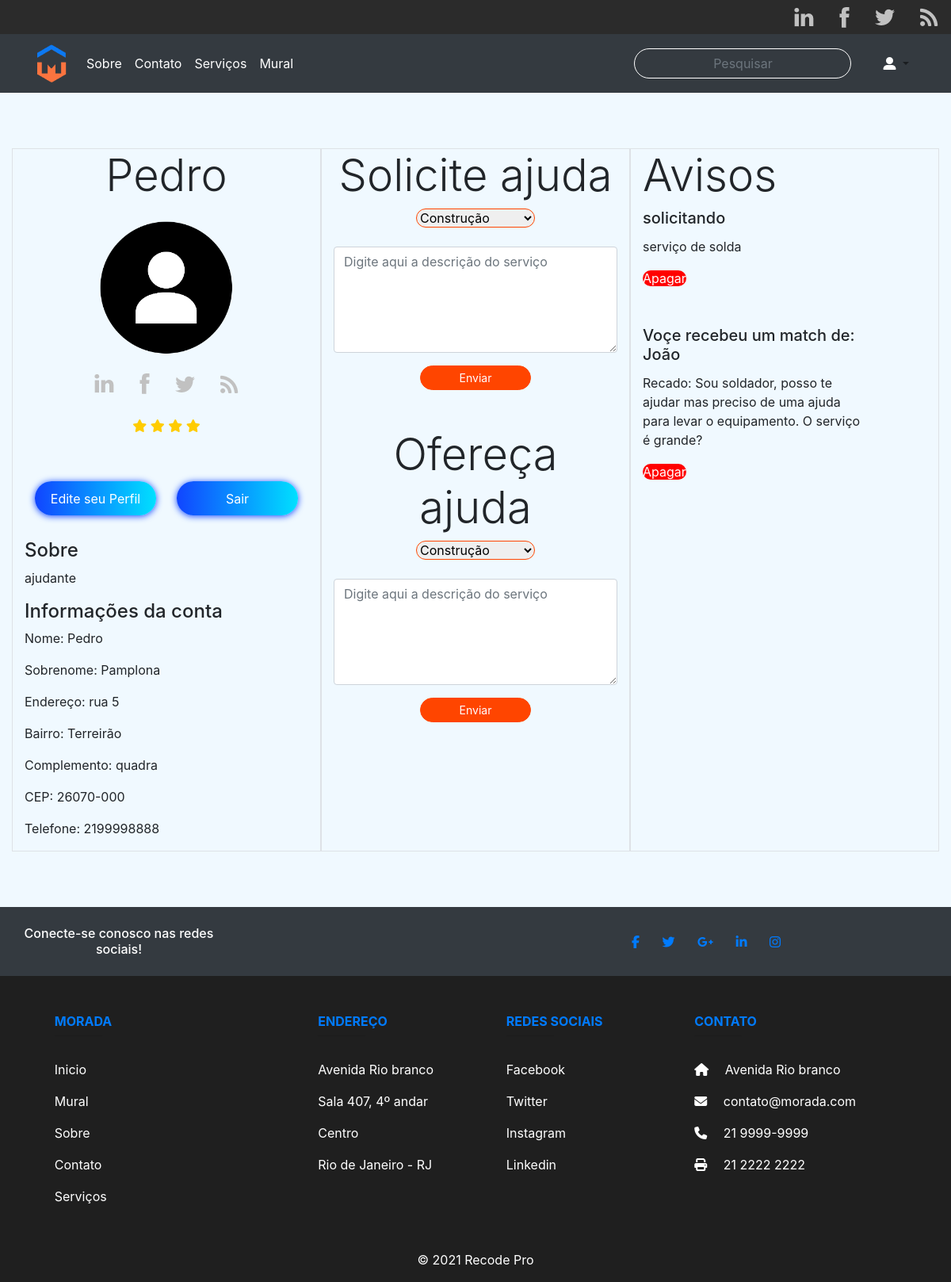
Screenshot of /perfil.php (signed in) with the database file from the repository.
### tables this page shows
CREATE TABLE `usuarios` (
  `idusuario` int NOT NULL AUTO_INCREMENT,
  `nome` varchar(45) DEFAULT NULL,
  `sobrenome` varchar(45) DEFAULT NULL,
  `email` varchar(45) DEFAULT NULL,
  `senha` varchar(45) DEFAULT NULL,
  `sobre` varchar(45) DEFAULT NULL,
  `endereco` varchar(45) DEFAULT NULL,
  `bairro` varchar(45) DEFAULT NULL,
  `cep` varchar(45) DEFAULT NULL,
  `telefone` varchar(45) DEFAULT NULL,
  `complemento` varchar(45) DEFAULT NULL,
  `estrela` varchar(45) DEFAULT NULL,
  PRIMARY KEY (`idusuario`)
);

CREATE TABLE `servicos` (
  `idservicos` int NOT NULL AUTO_INCREMENT,
  `usuario` int DEFAULT NULL,
  `tipo` varchar(45) DEFAULT NULL,
  `categoria` varchar(45) DEFAULT NULL,
  `descricao` varchar(700) DEFAULT NULL,
  `email` varchar(45) DEFAULT NULL,
  `parceiro` varchar(100) DEFAULT NULL,
  `mensagem` varchar(500) DEFAULT NULL,
  PRIMARY KEY (`idservicos`),
  KEY `fk_servicos_idx` (`usuario`),
  CONSTRAINT `fk_servicos` FOREIGN KEY (`usuario`) REFERENCES `usuarios` (`idusuario`)
);

### php/actions/exibeDados.php (called while the page is built)
<?php
require_once "conexaodb.php";
$id = $_SESSION['idusuario'];
$query ="SELECT * FROM usuarios WHERE idusuario = $id;";
$result = mysqli_query($conn, $query);
$data = mysqli_fetch_assoc($result);

### php/actions/exibeServicos.php (called while the page is built, shortened)
<?php
$id = $_SESSION['idusuario'];
$query = "SELECT * FROM usuarios JOIN servicos ON usuarios.idusuario = servicos.usuario WHERE idusuario = $id ; ";

### perfil.php (the view, shortened to what this page needs)
<?php
include('./php/actions/conexaodb.php');
include('./php/actions/exibeDados.php');
include('./php/actions/exibeServicos.php');
?>
<!DOCTYPE html>
<html lang="en">
<head>
    <link rel="stylesheet" type="text/css" href="./css/main.css">
    <link rel="stylesheet" type="text/css" href="./css/avaliacao.css">
    <link rel="stylesheet" href="https://stackpath.bootstrapcdn.com/bootstrap/4.1.3/css/bootstrap.min.css">
    <link rel="stylesheet" href=" http://netdna.bootstrapcdn.com/font-awesome/4.0.3/css/font-awesome.min.css">
</head>
<?php
require "./php/includes/menu.php";
?>
<body>
    <div class="container-fluid">
        <div class="container-fluid" style="margin-bottom:70px; margin-top:70px;">
            <div class="row">
                <div class="col-sm border">
                    <h3 class="display-4 text-center"> <?php echo $data['nome']; ?></h3>
                    <div class="text-center"><img src="img/icones/profile-icon.png" style="width:200px; height:200px" alt=""></div>
                    <main>
                        <div>
                            <ul class="nav justify-content-center">
                                <li class="nav-item"><a href="#" class="nav-link"> <img src="img/icones/linkedin.png" /></a></li>
                                <li class="nav-item"><a href="#" class="nav-link"> <img src="img/icones/face.png" /></a></li>
                                <li class="nav-item"><a href="#" class="nav-link"> <img src="img/icones/tw.png" /></a></li>
                                <li class="nav-item"><a href="#" class="nav-link"> <img src="img/icones/rss.png" /></a></li>
                            </ul>
                        </div>
                        <div class="estrelas">
                        <div>
                        <?php if(isset($data['estrela'])) {
                                    $ava = $data['estrela']; ?>
                                <?php
                                if ($ava > 0 and $ava < 2) { ?>
                                    <label for="estrela_cinco"><i class="fa"></i></label>
                                    <input type="radio" id="estrela_um" name="estrela" value="1">
                                <?php } else if ($ava > 1 and $ava < 3) { ?>
                                    <label for="estrela_cinco"><i class="fa"></i></label>
                                    <label for="estrela_cinco"><i class="fa"></i></label>
                                <?php } else if ($ava > 2 and $ava < 4) { ?>
                                    <label for="estrela_cinco"><i class="fa"></i></label>
                                    <label for="estrela_cinco"><i class="fa"></i></label>
                                    <label for="estrela_cinco"><i class="fa"></i></label>
                                <?php } else if ($ava > 3 and $ava < 5) { ?>
                                    <label for="estrela_cinco"><i class="fa"></i></label>
                                    <label for="estrela_cinco"><i class="fa"></i></label>
                                    <label for="estrela_cinco"><i class="fa"></i></label>
                                    <label for="estrela_cinco"><i class="fa"></i></label>
                                <?php } else if ($ava > 4 and $ava < 6) { ?>
                                    <label for="estrela_cinco"><i class="fa"></i></label>
                                    <label for="estrela_cinco"><i class="fa"></i></label>
                                    <label for="estrela_cinco"><i class="fa"></i></label>
                                    <label for="estrela_cinco"><i class="fa"></i></label>
                                    <label for="estrela_cinco"><i class="fa"></i></label>
                                <?php }
                                } else {?>
                                    <p>Usuário sem avaliação</p>
                                <?php } ?>
                                </div>
                        </div>
                        <div class="nav justify-content-center" style="margin-bottom:30px">
                            <button type="button" class="btn text-white edit"> <a href="editprofile.php">Edite seu Perfil</a></button>
                            <button type="button" class="btn sair"> <a href="./php/includes/logout.php">Sair</a></button>
                        </div>
                        <h4>Sobre</h4>
                        <p><?php echo $data['sobre']; ?>
                        </p>
                        <h4>Informações da conta</h4>
                        <p>Nome: <?php echo $data['nome']; ?> </p>
                        <p>Sobrenome: <?php
                                        echo $data['sobrenome']; ?> </p>
                        <p>Endereço: <?php
                                        echo $data['endereco']; ?> </p>
                        <p>Bairro: <?php
                                        echo $data['bairro']; ?>
                        </p>
                        <p>Complemento: <?php
                                        echo $data['complemento']; ?> </p>
                        <p>CEP: <?php
                                echo $data['cep']; ?></p>
                        <p>Telefone:
                            <?php
                            echo $data['telefone']; ?> </p>
                </div>
                <div class="col-sm border">
                    <form class="form text-center" method="post" action="./php/actions/postsolicitar_servicos.php">
                        <label for="">
                            <h4 class="display-4 ">Solicite ajuda</h4>
                            <select name="categoria">
                                <option value="construcao">Construção</option>
                            </select><br><br>
                            <textarea class="form-control" id="exampleFormControlTextarea1" name="descricao" rows="5" placeholder="Digite aqui a descrição do serviço"></textarea>
                            <button type="submit" class="btn btnstyle mt-3 btn-sm">
                                Enviar
                            </button>
                    </form>
                    <form class="form" method="post" action="./php/actions/postoferecer_servicos.php">
                        <h3 class="display-4 pt-5">Ofereça ajuda</h3>
                        <select name="categoria">
                            <option value="construcao">Construção</option>
                        </select><br><br>
                        <textarea class="form-control" id="exampleFormControlTextarea1" name="descricao" rows="5" placeholder="Digite aqui a descrição do serviço"></textarea>
                        <button type="submit" class="btn btnstyle mt-3 btn-sm"> Enviar</button>
                </div>
                <div class="col-sm border">
                    <h4 class="display-4">Avisos</h4>
                    <?php
                    $result = $conn->query($query);
                    if ($result->num_rows > 0) {
                        while ($row = $result->fetch_assoc()) { ?>
                        <?php  if(isset($row['tipo']) && isset($row['descricao'])) {?>
                            <div class="Card mb-5" style="width: 18rem;">
                                     <h5 class="card-title"><?php echo $row['tipo']?></h5>
                                     <p class="card-text"><?php echo $row['descricao'];?></p>
                                     <a style="background-color: red; border-radius: 20px; text-decoration: none; color:white;" href="./php/actions/deleta_servico.php?id=<?php echo $row['idservicos'];?>" data-confirm="Tem certeza que deseja excluir o intem selecionado?" >Apagar</a>
                                <br>
                             </div>
                             <?php } else if (isset($row['parceiro']) && isset($row['mensagem'])) { ?>
                                <div class="Card mb-5" style="width: 18rem;">
                                     <h5 class="card-title"><?php echo"Voçe recebeu um match de:  ", $row['parceiro']?></h5>
                                     <p class="card-text"><?php echo "Recado: ", $row['mensagem'];?></p>
                                     <a style="background-color: red; border-radius: 20px; text-decoration: none; color:white;" href="./php/actions/deleta_servico.php?id=<?php echo $row['idservicos'];?>" data-confirm="Tem certeza que deseja excluir o intem selecionado?" >Apagar</a>
                             <br>
                             </div>
                             <?php  } ?>
             <?php
                     }
                 }else{
                     echo '<p>'. 'Nenhuma solicitação feita!'. '<p>';
                 }
            ?>
                </div>
            </div>
        </div>
    </div>
</body>
</html>

### css/main.css (style rules this page uses)
body { background: rgb(240, 249, 255)!important; }

### css/avaliacao.css (style rules this page uses)
.estrelas label i.fa::before { content: '\f005'; color: #FC0; }
.estrelas { text-align: center; margin-top: 20px; }

### perfil.php (style rules this page uses)
.edit { color: #fff !important; background: -webkit-linear-gradient(right, #00e0ff, #1145ff); border: none; border-radius: 21px; box-shadow: 0px 1px 8px #1145ff; height: 42.3px; margin: 0 auto; margin-top: 50px; transition: 0.25s; width: 153px; }
.edit a { text-decoration: none; color: #fff; }
.sair { background: -webkit-linear-gradient(right, #00e0ff, #1145ff); border: none; border-radius: 21px; box-shadow: 0px 1px 8px #1145ff; color: white; height: 42.3px; margin: 0 auto; margin-top: 50px; transition: 0.25s; width: 153px; }
.sair a { text-decoration: none; color: #fff; }
select { border-radius: 15px; border: 1px solid orangered; width: 150px; }
.btnstyle { border: 1px solid orangered; background-color: orangered !important; width: 140px; border-radius: 30px; color: white; }

### rows the page displays
usuarios: nome "Pedro", sobre "ajudante", sobrenome "Pamplona", endereco "rua 5", bairro "Terreirão", complemento "quadra", cep "26070-000", telefone "2199998888"
servicos: tipo "solicitando", descricao "serviço de solda"
servicos: parceiro "João", mensagem "Sou soldador, posso te ajudar mas preciso de uma ajuda para levar o equipamento. O serviço é grande?"
